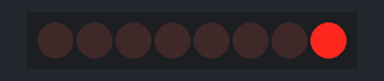
The sketch below on a simulated Arduino Uno, built with avr-gcc and run on an emulated ATmega328P. Parts: 8 shift-register outputs drawn as a row of LEDs (first output left, lit = HIGH). Wiring (inferred from the names in the program): shift register (74HC595): data pin 13; shift clock pin 11; latch pin 12. Wiring (inferred from the signals the program sends): row of LEDs: on Q0, Q1, Q2, Q3, Q4, Q5, Q6, Q7.

Above: at 0.5 s.
At 2.5 s:
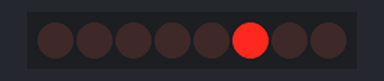
At 3.5 s:
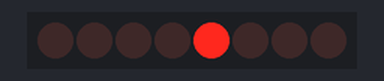
At 4.5 s:
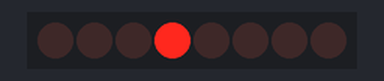
At 6.5 s:
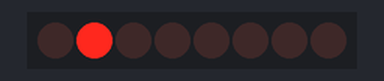
At 9.5 s:
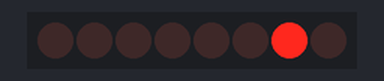
Timing chart, 0 to 10.4 s (numbered marks = the images above):
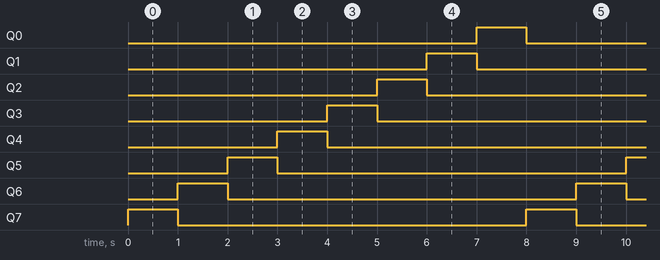

The sketch:

ShiftRegisterLSB.ino
```cpp
// Dichiarazione variabili pin digitali

int data = 13;
int latch = 12;
int clock = 11;

int time = 1000;

// setup

void setup() {

  // Dichiarazione pin Output

  pinMode(data, OUTPUT);
  pinMode(latch, OUTPUT);
  pinMode(clock, OUTPUT);

}

// loop

void loop() {

  // Ciclo for

  for (int count = 0;count < 8;count++) {

    // Impostazione latch su LOW

    digitalWrite(latch, LOW);

    // Funzione shiftOut

    shiftOut(data, clock, LSBFIRST, (1 << count));

    // Impostazione latch su HIGH

    digitalWrite(latch, HIGH);
    delay(time);

  }

}
```

Measured:
- by itself, Q0–7: alternates HIGH for 1.0 s and LOW for 7.0 s
- by itself, everything shown: repeats every 8.0 s, in 8 steps
